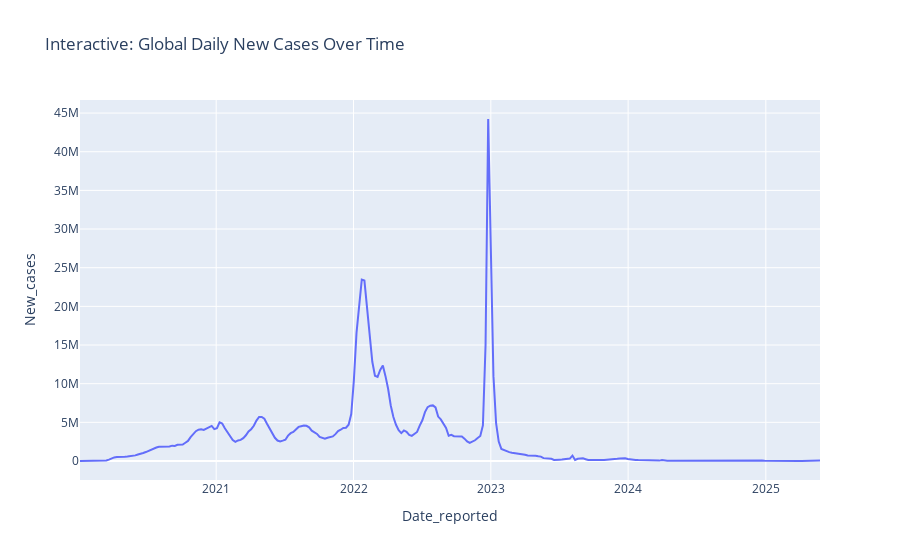

The code cell stored with this chart in its notebook:
### Markdown cell above
Top 10 Countries by Cumulative COVID-19 Cases

This bar chart highlights the countries that reported the highest total number of cases throughout the pandemic.

Observations:
- The United States has the highest total cases, followed by India and Brazil.
- Other countries in the top 10 include Russia, France, and the UK.
- This chart emphasizes the global concentration of cases in a few highly populated and/or heavily affected nations.

### Code cell
fig = px.line(df.groupby('Date_reported').sum().reset_index(),
              x='Date_reported', y='New_cases',
              title='Interactive: Global Daily New Cases Over Time')
fig.show()

### Figure 1 — Plotly figure (JSON) as saved in the notebook; plotly's stock layout.template omitted (floating-point values rounded to 4 significant figures; data arrays with more than 128 entries replaced by an {"elided": "..."} marker saying what was removed)
{"data": [{"hovertemplate": "Date_reported=%{x}<br>New_cases=%{y}<extra></extra>", "legendgroup": "", "line": {"color": "#636efa", "dash": "solid"}, "marker": {"symbol": "circle"}, "mode": "lines", "name": "", "orientation": "v", "showlegend": false, "type": "scatter", "x": {"elided": "282 str values"}, "xaxis": "x", "y": {"elided": "282 int values"}, "yaxis": "y"}], "layout": {"legend": {"tracegroupgap": 0}, "title": {"text": "Interactive: Global Daily New Cases Over Time"}, "xaxis": {"anchor": "y", "domain": [0, 1], "title": {"text": "Date_reported"}}, "yaxis": {"anchor": "x", "domain": [0, 1], "title": {"text": "New_cases"}}}}
